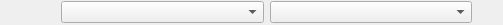
<?xml version="1.0" encoding="UTF-8"?>
<ui version="4.0">
 <class>BibleForm</class>
 <widget class="QWidget" name="BibleForm">
  <property name="geometry">
   <rect>
    <x>0</x>
    <y>0</y>
    <width>503</width>
    <height>292</height>
   </rect>
  </property>
  <property name="sizePolicy">
   <sizepolicy hsizetype="Expanding" vsizetype="Expanding">
    <horstretch>0</horstretch>
    <verstretch>0</verstretch>
   </sizepolicy>
  </property>
  <property name="windowTitle">
   <string/>
  </property>
  <layout class="QVBoxLayout" name="verticalLayout">
   <property name="sizeConstraint">
    <enum>QLayout::SetMaximumSize</enum>
   </property>
   <property name="margin">
    <number>1</number>
   </property>
   <item>
    <layout class="QHBoxLayout" name="horizontalLayout">
     <item>
      <widget class="QToolButton" name="toolButton_backward">
       <property name="text">
        <string/>
       </property>
       <property name="icon">
        <iconset resource="../../../../icons.qrc">
         <normaloff>:/icons/16x16/go-previous.png</normaloff>:/icons/16x16/go-previous.png</iconset>
       </property>
       <property name="toolButtonStyle">
        <enum>Qt::ToolButtonIconOnly</enum>
       </property>
       <property name="autoRaise">
        <bool>true</bool>
       </property>
      </widget>
     </item>
     <item>
      <widget class="QToolButton" name="toolButton_forward">
       <property name="text">
        <string/>
       </property>
       <property name="icon">
        <iconset resource="../../../../icons.qrc">
         <normaloff>:/icons/16x16/go-next.png</normaloff>:/icons/16x16/go-next.png</iconset>
       </property>
       <property name="autoRaise">
        <bool>true</bool>
       </property>
      </widget>
     </item>
     <item>
      <widget class="QComboBox" name="comboBox_books"/>
     </item>
     <item>
      <widget class="QComboBox" name="comboBox_chapters"/>
     </item>
     <item>
      <widget class="QToolButton" name="toolButton_bibleList">
       <property name="text">
        <string/>
       </property>
       <property name="icon">
        <iconset resource="../../../../icons.qrc">
         <normaloff>:/icons/16x16/view-form-table.png</normaloff>:/icons/16x16/view-form-table.png</iconset>
       </property>
       <property name="autoRaise">
        <bool>true</bool>
       </property>
      </widget>
     </item>
    </layout>
   </item>
  </layout>
 </widget>
 <resources>
  <include location="../../../../icons.qrc"/>
 </resources>
 <connections/>
</ui>
